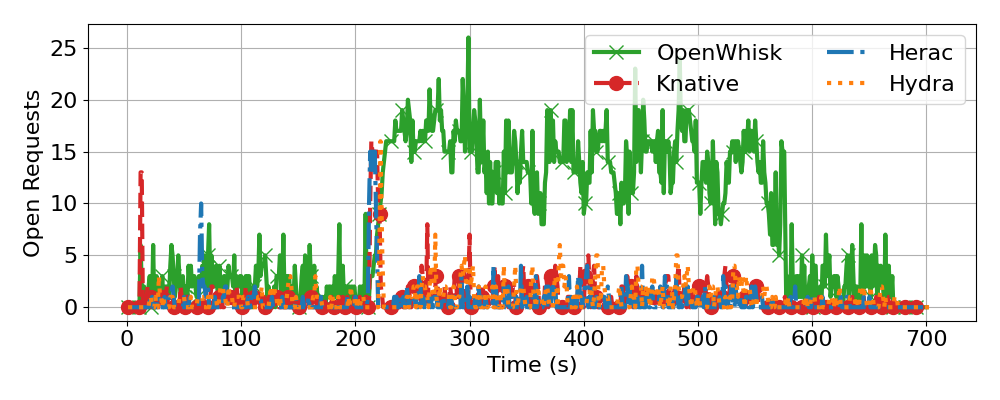

This chart was generated by the following Python code:
#!/usr/bin/python

import matplotlib
import matplotlib.pyplot as plt
import numpy as np
from pathlib import Path


def maybe_plot(series_name, label, **kwargs):
    path = Path(series_name)
    if path.exists():
        data = np.loadtxt(path)
        if data.ndim == 1:
            data = np.expand_dims(data, axis=0)
        plt.plot(data[:, 0], data[:, 1], label=label, **kwargs)


def maybe_plot_with_fallback(preferred_name, legacy_name, label, **kwargs):
    preferred_path = Path(preferred_name)
    if preferred_path.exists():
        data = np.loadtxt(preferred_path)
        if data.ndim == 1:
            data = np.expand_dims(data, axis=0)
        plt.plot(data[:, 0], data[:, 1], label=label, **kwargs)
        return
    maybe_plot(legacy_name, label, **kwargs)

matplotlib.rcParams.update({'font.size': 16})
plt.rcParams["figure.figsize"] = (10, 4)
maybe_plot_with_fallback("ow_open_requests.txt", "cr_open_requests.txt", "OpenWhisk", linestyle="-", marker="x", markersize=10, markevery=10, linewidth=3, color="tab:green")
maybe_plot_with_fallback("kn_open_requests.txt", "knative_open_requests.txt", "Knative", linestyle="--", marker="o", markersize=10, markevery=10, linewidth=3, color="tab:red")
maybe_plot("he_open_requests.txt", "Herac", linestyle="-.", linewidth=3, color="tab:blue")
maybe_plot_with_fallback("hy_open_requests.txt", "gv_dc_open_requests.txt", "Hydra", linestyle=":", linewidth=3, color="tab:orange")
maybe_plot_with_fallback("hy_fork_open_requests.txt", "gv_fork_open_requests.txt", "Hydra Fork", linestyle="-", marker="|", markersize=10, markevery=10, linewidth=3)
maybe_plot("ph_open_requests.txt", "Photons", linestyle="--", linewidth=3)
maybe_plot_with_fallback("hy_snap_open_requests.txt", "gv_snap_open_requests.txt", "Hydra Snapshot", linestyle="-", linewidth=3)
plt.xlabel("Time (s)")
plt.ylabel("Open Requests")
plt.grid()
plt.legend(ncol=2, loc='upper right')
plt.tight_layout()
plt.savefig("azure-replay-open-requests.pdf")
plt.savefig("azure-replay-open-requests.png")
plt.show()
